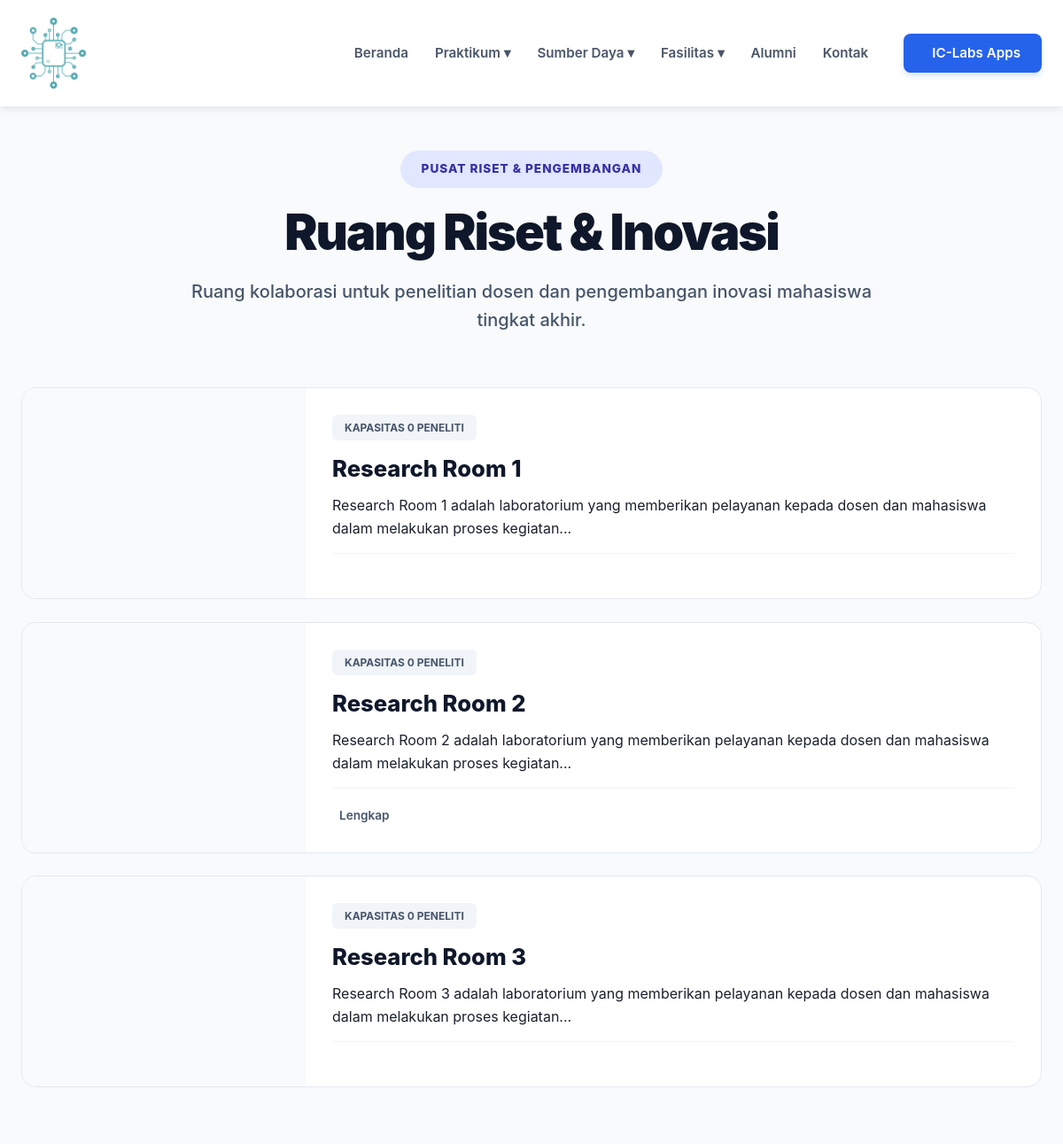
Page /public/riset (upper part) on the earlier database version.
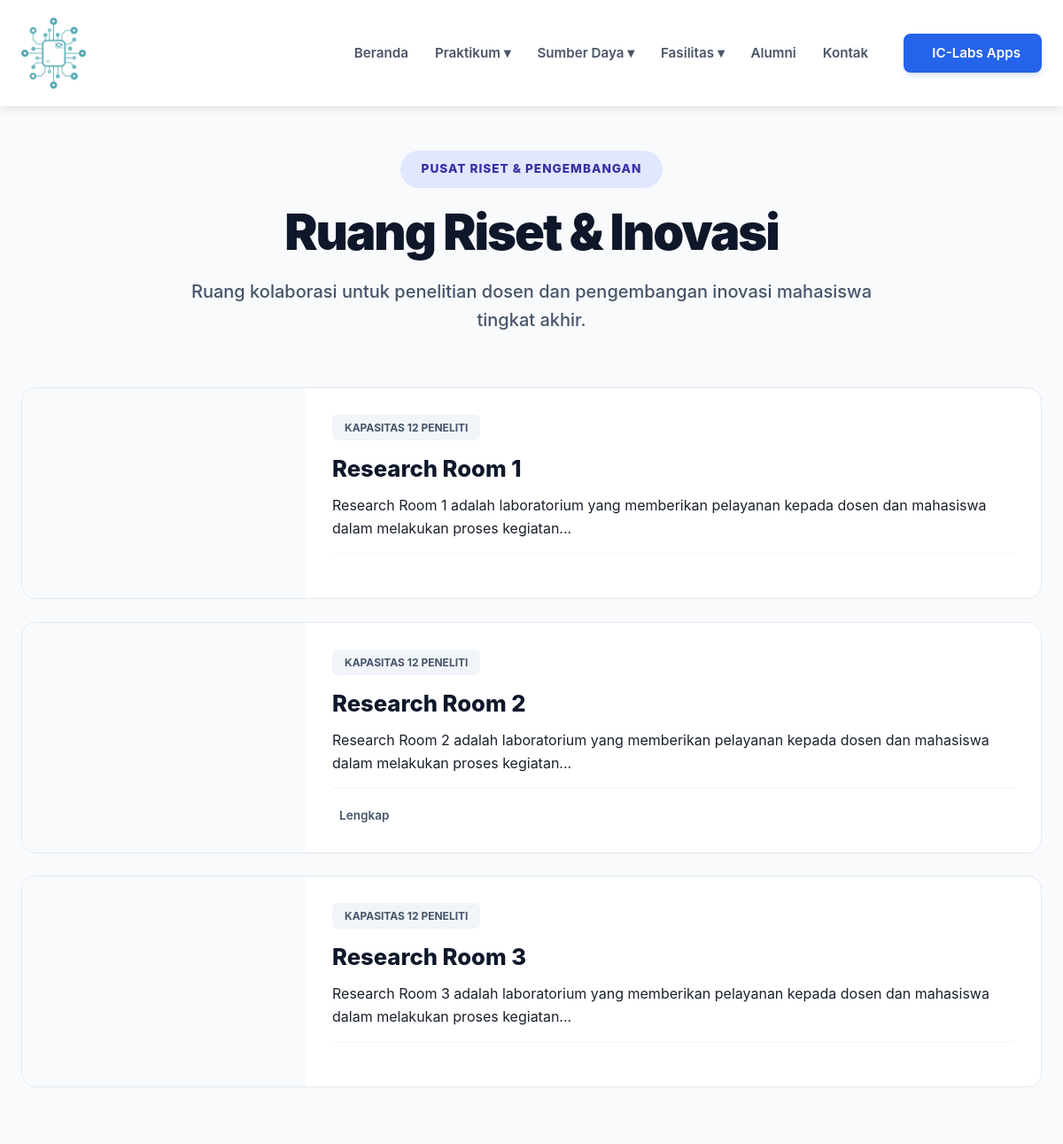
Same page on the later database version.
### tables this page shows
CREATE TABLE `laboratorium` (
  `idLaboratorium` int(11) NOT NULL,
  `nama` varchar(100) NOT NULL,
  `jenis` enum('Laboratorium','Riset') DEFAULT 'Laboratorium',
  `idKordinatorAsisten` int(11) DEFAULT NULL,
  `deskripsi` text DEFAULT NULL,
  `gambar` varchar(255) DEFAULT NULL,
  `jumlahPc` int(11) DEFAULT NULL,
  `jumlahKursi` int(11) DEFAULT NULL,
  `lokasi` varchar(255) DEFAULT NULL,
  `kapasitas` int(11) DEFAULT 0,
  `processor` varchar(255) DEFAULT NULL,
  `ram` varchar(100) DEFAULT NULL,
  `storage` varchar(100) DEFAULT NULL,
  `gpu` varchar(255) DEFAULT NULL,
  `monitor` varchar(255) DEFAULT NULL,
  `software` text DEFAULT NULL,
  `fasilitas_pendukung` text DEFAULT NULL,
  `koordinator_nama` varchar(255) DEFAULT NULL,
  `koordinator_foto` varchar(255) DEFAULT NULL
);

### app/views/fasilitas/riset.php (the view, shortened to what this page needs)
<?php
$riset_list = [];
if (!empty($data['riset'])) {
    $riset_list = $data['riset'];
} else {
    global $pdo;
    try {
        if ($pdo instanceof PDO) {
            $stmt = $pdo->query("SELECT * FROM laboratorium WHERE jenis = 'Riset' ORDER BY idLaboratorium ASC");
            $riset_list = $stmt->fetchAll(PDO::FETCH_ASSOC);
        }
    } catch (Throwable $e) { $riset_list = []; }
}
function getRisetStyle($nama) {
    $n = strtolower($nama);
    if (strpos($n, 'ai') !== false || strpos($n, 'intelligence') !== false) {
        return ['bg' => '#eff6ff', 'icon' => 'ri-brain-line', 'color' => '#2563eb', 'badge_bg' => '#dbeafe', 'badge_text' => '#1e40af'];
    } elseif (strpos($n, 'iot') !== false || strpos($n, 'network') !== false || strpos($n, 'jaringan') !== false) {
        return ['bg' => '#f0fdf4', 'icon' => 'ri-wifi-line', 'color' => '#16a34a', 'badge_bg' => '#dcfce7', 'badge_text' => '#16a34a'];
    } elseif (strpos($n, 'mobile') !== false || strpos($n, 'app') !== false) {
        return ['bg' => '#fff7ed', 'icon' => 'ri-smartphone-line', 'color' => '#ea580c', 'badge_bg' => '#ffedd5', 'badge_text' => '#9a3412'];
    } else {
        return ['bg' => '#f8fafc', 'icon' => 'ri-flask-line', 'color' => '#64748b', 'badge_bg' => '#f1f5f9', 'badge_text' => '#475569'];
    }
}
?>
<section class="fasilitas-section">
    <div class="container">
        <header class="page-header">
            <span class="header-badge">Pusat Riset & Pengembangan</span>
            <h1>Ruang Riset & Inovasi</h1>
            <p>Ruang kolaborasi untuk penelitian dosen dan pengembangan inovasi mahasiswa tingkat akhir.</p>
        </header>
        <div class="facility-grid">
            <?php if (!empty($riset_list)) : ?>
                <?php foreach ($riset_list as $row) : ?>
                    <?php
                        $style = getRisetStyle($row['nama']);
                        $descRaw = $row['deskripsi'] ?? '';
                        $deskripsi = strlen($descRaw) > 120 ? substr($descRaw, 0, 120) . '...' : $descRaw;
                    ?>
                    <a href="<?= PUBLIC_URL ?>/detail_fasilitas/<?= $row['idLaboratorium'] ?>" class="facility-row" data-id="<?= $row['idLaboratorium'] ?>" data-link>
                        <div class="facility-img-side" style="background: <?= $style['bg'] ?>;">
                        </div>
                        <div class="facility-info-side">
                            <div class="facility-meta">
                                <span class="badge-info" style="background:<?= $style['badge_bg'] ?>; color:<?= $style['badge_text'] ?>;">
                                    <i class="ri-group-line"></i> Kapasitas <?= $row['kapasitas'] ?> Peneliti
                                </span>
                            </div>
                            <h3><?= htmlspecialchars($row['nama']) ?></h3>
                            <p><?= htmlspecialchars($deskripsi) ?></p>
                            <div class="mini-specs">
                                <?php if (!empty($row['fasilitas_pendukung'])): ?>
                                    <div class="mini-spec-item"><i class="ri-stack-line"></i> Lengkap</div>
                                <?php endif; ?>
                            </div>
                        </div>
                    </a>
                <?php endforeach; ?>
            <?php endif; ?>
        </div>
    </div>
</section>

Differences in the rows shown:
changed laboratorium "Research Room 1": kapasitas "0" → "12"
changed laboratorium "Research Room 2": kapasitas "0" → "12"
changed laboratorium "Research Room 3": kapasitas "0" → "12"
